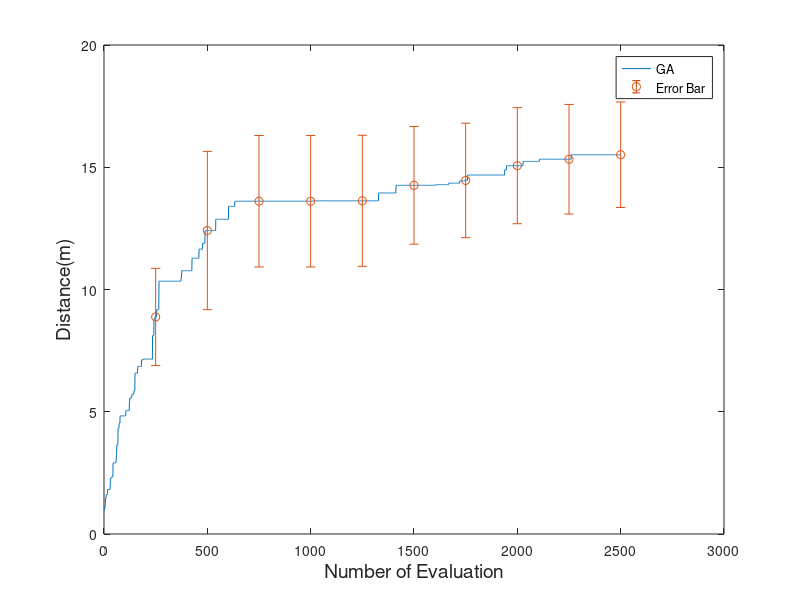
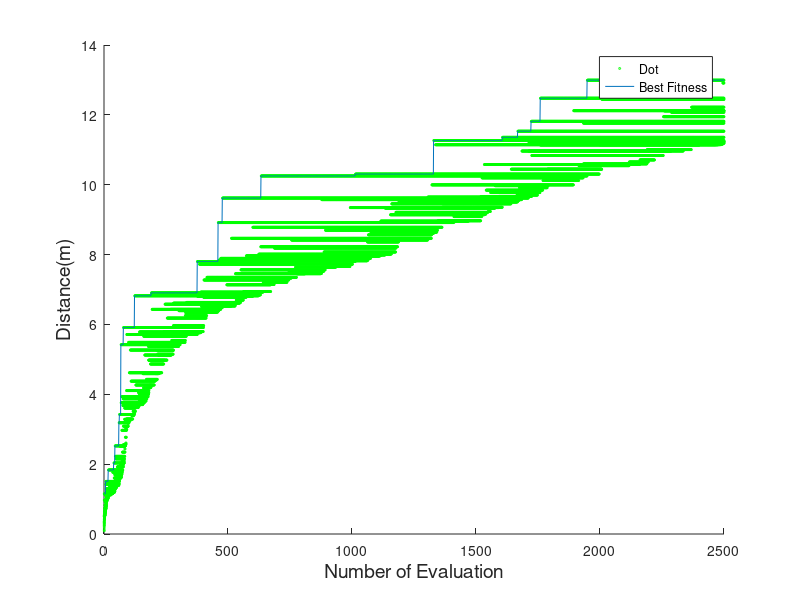
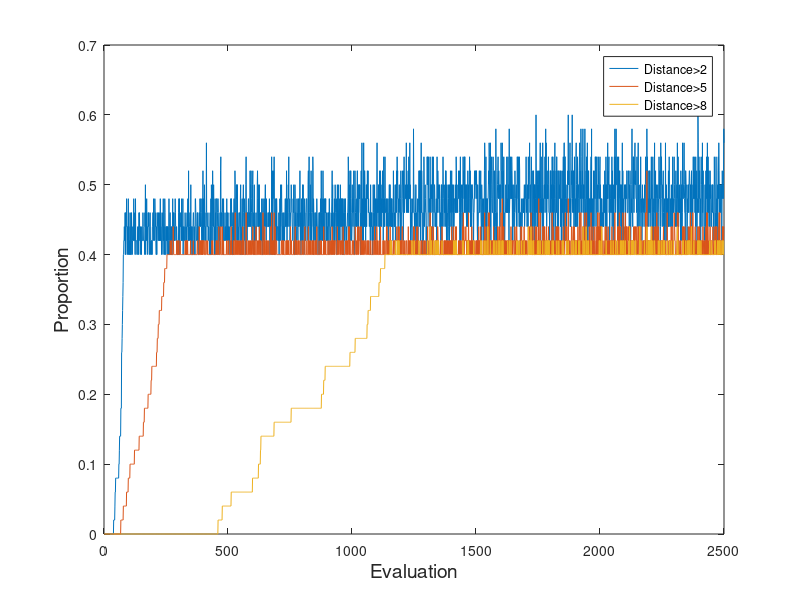

MATLAB code to generate these figures, in order:
clear  all
clc
load( 'data.mat')  %% Learning Curve  
x=2500;  avel= mean(alldata,2); % calculated the mean  
errorl=std(alldata,0,2)/4^0.5; % plot learning curve  
X=[1:2500];  
plot(X,avel)  
hold on  
errorbar(((2500/10):(2500/10):2500),avel((2500/10):(2500/10):2500),errorl((2500/10):(2500/10):2500),'o')  
legend('GA','Error Bar')  
%title('Learning Curve','FontSize',14)  
ylabel('Distance(m)','FontSize',14)  
xlabel('Number of Evaluation','FontSize',14)   
%% Dot Plot    
xx=[];  Dot=[];  
Tdistance=Tdistance';  
for i= 1:20 %% set x for dot plot  
    xx=[xx 1:2500];  
    Dot=[Dot;Tdistance(:,i)];  
end
figure(2)  
scatter(xx,Dot,2,'g') %dot plot  
hold on  
plot(X,alldata(:,3))%best fitness  
legend('Dot','Best Fitness')  
%title('Dot plot of the Best 40% ','FontSize',14)  
ylabel('Distance(m)','FontSize',14)  
xlabel('Number of Evaluation','FontSize',14)  
hold off   %% Convergence  %Set compare point  
for i =1:2500  
    g1=Tdistance(i,:);  
    number1=length(g1(g1>=2));  
    prop1(i)=number1/50;  
end
for i =1:2500  
    g2=Tdistance(i,:);  
    number2=length(g2(g2>=5));  
    prop2(i)=number2/50;  
end
for i =1:2500  
    g3=Tdistance(i,:);  
    number3=length(g3(g3>=8)); 
    prop3(i)=number3/50;  
end  % Plot  
figure(3)  
plot([1:2500],prop1,[1:2500],prop2,[1:2500],prop3)  
legend('Distance>2','Distance>5','Distance>8')  
%title('Convergence from GA','FontSize',14)  
ylabel('Proportion','FontSize',14)  
xlabel('Evaluation','FontSize',14)